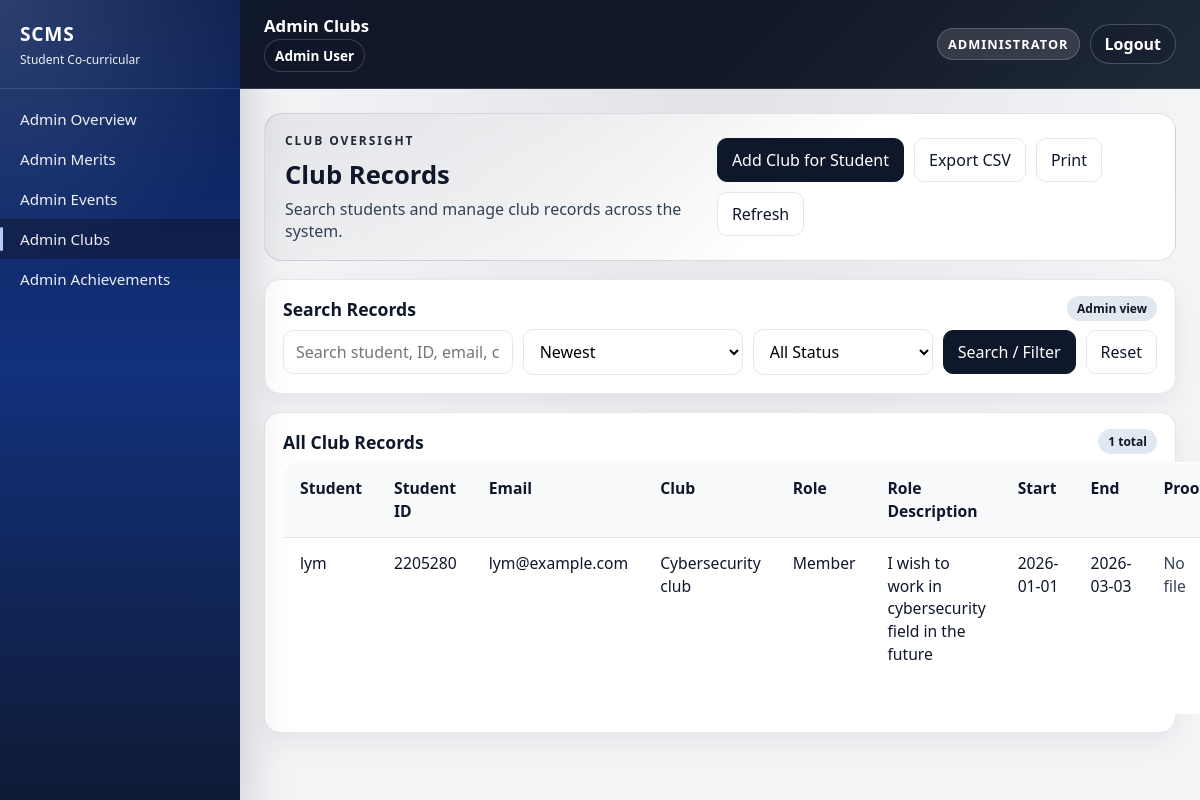
Screenshot of /public/index.php?url=club/index (signed in) with the database file from the repository.
### tables this page shows
CREATE TABLE `clubs` (
  `clubID` int(11) NOT NULL,
  `userID` int(11) NOT NULL,
  `clubName` varchar(150) NOT NULL,
  `role` varchar(100) DEFAULT NULL,
  `roleDescription` text DEFAULT NULL,
  `startDate` date DEFAULT NULL,
  `endDate` date DEFAULT NULL,
  `status` enum('pending','approved','rejected') NOT NULL DEFAULT 'pending',
  `submitted_at` timestamp NOT NULL DEFAULT current_timestamp(),
  `reviewed_at` timestamp NULL DEFAULT NULL,
  `reviewed_by` int(11) DEFAULT NULL,
  `review_note` text DEFAULT NULL,
  `evidence_path` varchar(255) DEFAULT NULL
);

CREATE TABLE `users` (
  `userID` int(11) NOT NULL,
  `student_id` varchar(20) NOT NULL,
  `name` varchar(100) NOT NULL,
  `email` varchar(100) NOT NULL,
  `passwordHash` varchar(255) NOT NULL,
  `isAdmin` tinyint(1) DEFAULT 0,
  `created_at` timestamp NOT NULL DEFAULT current_timestamp()
);

### app/models/Club.php (called while the page is built, shortened)
<?php
class Club {
    public static function getAllWithUser($search = null, $sort = null, $status = null) {
        $db = Database::connect();
        $allowedSort = [
            'clubID' => 'c.clubID',
            'clubName' => 'c.clubName',
            'role' => 'c.role',
            'startDate' => 'c.startDate',
            'endDate' => 'c.endDate',
            'student' => 'u.name',
            'student_id' => 'u.student_id',
            'status' => 'c.status',
        ];
        $sortColumn = $allowedSort[$sort] ?? 'c.clubID';
        $sql = "SELECT c.*, u.name AS userName, u.email AS userEmail, u.student_id AS studentId
                FROM clubs c
                JOIN users u ON u.userID = c.userID";
        $params = [];
        $sql .= " ORDER BY {$sortColumn} DESC";
        $stmt = $db->prepare($sql);
        $stmt->execute($params);
        return $stmt->fetchAll(PDO::FETCH_ASSOC);
    }
}
?>

### app/views/admin/club_index.php (the view, shortened to what this page needs)
<?php require "../app/views/layout/header.php"; ?>
<?php require "../app/views/layout/sidebar.php"; ?>
<div class="main module-page">
    <div class="topbar admin-topbar">
        <div class="topbar-left">
            <div class="topbar-title">Admin Clubs</div>
            <div class="topbar-user-inline">
                <?= htmlspecialchars($_SESSION['user_name'] ?? '', ENT_QUOTES, 'UTF-8'); ?>
            </div>
        </div>
        <div class="topbar-actions">
            <div class="admin-badge">Administrator</div>
            <form method="POST" action="index.php?url=auth/logout">
                <button type="submit" class="topbar-logout">Logout</button>
            </form>
        </div>
    </div>
    <div class="content admin-content">
        <div class="content-inner">
    <?php
        $exportParams = ['url' => 'club/export'];
        $exportUrl = 'index.php?' . http_build_query($exportParams);
    ?>
    <div class="admin-hero">
        <div>
            <div class="admin-eyebrow">Club Oversight</div>
            <h1 class="admin-title">Club Records</h1>
            <p class="admin-subtitle">Search students and manage club records across the system.</p>
        </div>
        <div class="admin-hero-actions">
            <a class="btn" href="index.php?url=club/create">Add Club for Student</a>
            <a class="btn btn-secondary no-print" href="<?= htmlspecialchars($exportUrl, ENT_QUOTES, 'UTF-8') ?>">Export CSV</a>
            <button class="btn btn-secondary" type="button" onclick="window.print()">Print</button>
            <a class="btn btn-secondary" href="index.php?url=club/index">Refresh</a>
        </div>
    </div>
    <div class="admin-section">
        <div class="admin-section-header">
            <h2 class="admin-section-title">Search Records</h2>
            <span class="admin-section-chip">Admin view</span>
        </div>
        <div class="admin-section-body">
            <form method="GET" class="filter-bar">
                <input
                    type="text"
                    name="search"
                    class="input"
                    placeholder="Search student, ID, email, club, role, or role description..."
                    value="<?= isset($_GET['search']) ? htmlspecialchars($_GET['search'], ENT_QUOTES, 'UTF-8') : '' ?>">
                <?php $currentSort = $_GET['sort'] ?? 'clubID'; ?>
                <select name="sort" class="input">
                    <option value="clubID" <?= $currentSort === 'clubID' ? 'selected' : '' ?>>Newest</option>
                </select>
                <?php $currentStatus = $_GET['status'] ?? ''; ?>
                <select name="status" class="input">
                    <option value="" <?= $currentStatus === '' ? 'selected' : '' ?>>All Status</option>
                </select>
                <button class="btn" type="submit">Search / Filter</button>
                <a class="btn btn-secondary" href="index.php?url=club/index">Reset</a>
            </form>
        </div>
    </div>
    <div class="admin-section">
        <div class="admin-section-header">
            <h2 class="admin-section-title">All Club Records</h2>
            <span class="admin-section-chip"><?= is_array($clubs) ? count($clubs) : 0 ?> total</span>
        </div>
        <div class="admin-section-body">
            <table class="admin-table co-records-table">
                <tr>
                    <th>Student</th>
                    <th>Student ID</th>
                    <th>Email</th>
                    <th>Club</th>
                    <th>Role</th>
                    <th>Role Description</th>
                    <th>Start</th>
                    <th>End</th>
                    <th>Proof</th>
                </tr>
                <?php foreach ($clubs as $c): ?>
                    <?php
                        $evidencePath = trim((string) ($c['evidence_path'] ?? ''));
                    ?>
                    <tr>
                        <td><?= htmlspecialchars($c['userName'] ?? '-', ENT_QUOTES, 'UTF-8') ?></td>
                        <td><?= htmlspecialchars($c['studentId'] ?? '-', ENT_QUOTES, 'UTF-8') ?></td>
                        <td><?= htmlspecialchars($c['userEmail'] ?? '-', ENT_QUOTES, 'UTF-8') ?></td>
                        <td><?= htmlspecialchars($c['clubName'] ?? '-', ENT_QUOTES, 'UTF-8') ?></td>
                        <td><?= htmlspecialchars($c['role'] ?? '-', ENT_QUOTES, 'UTF-8') ?></td>
                        <td><?= htmlspecialchars($c['roleDescription'] ?? '-', ENT_QUOTES, 'UTF-8') ?></td>
                        <td><?= htmlspecialchars($c['startDate'] ?? '-', ENT_QUOTES, 'UTF-8') ?></td>
                        <td><?= htmlspecialchars($c['endDate'] ?? '-', ENT_QUOTES, 'UTF-8') ?></td>
                        <td>
                            <?php if ($evidencePath !== ''): ?>
                                <a class="link" href="<?= htmlspecialchars(BASE_URL . ltrim($evidencePath, '/'), ENT_QUOTES, 'UTF-8') ?>" target="_blank" rel="noopener">Open file</a>
                            <?php else: ?>
                                <span class="muted">No file</span>
                            <?php endif; ?>
                        </td>
                    </tr>
                <?php endforeach; ?>
            </table>
        </div>
    </div>
        </div>
    </div>
</div>
<?php require "../app/views/layout/footer.php"; ?>

### rows the page displays
clubs: userID.name "lym", userID.student_id "2205280", userID.email "lym@example.com", clubName "Cybersecurity club", role "Member", roleDescription "I wish to work in cybersecurity field in the future", startDate "2026-01-01", endDate "2026-03-03", shows "No file"

### other values shown
$_SESSION['user_name'] "Admin User"
count($clubs) "1"
